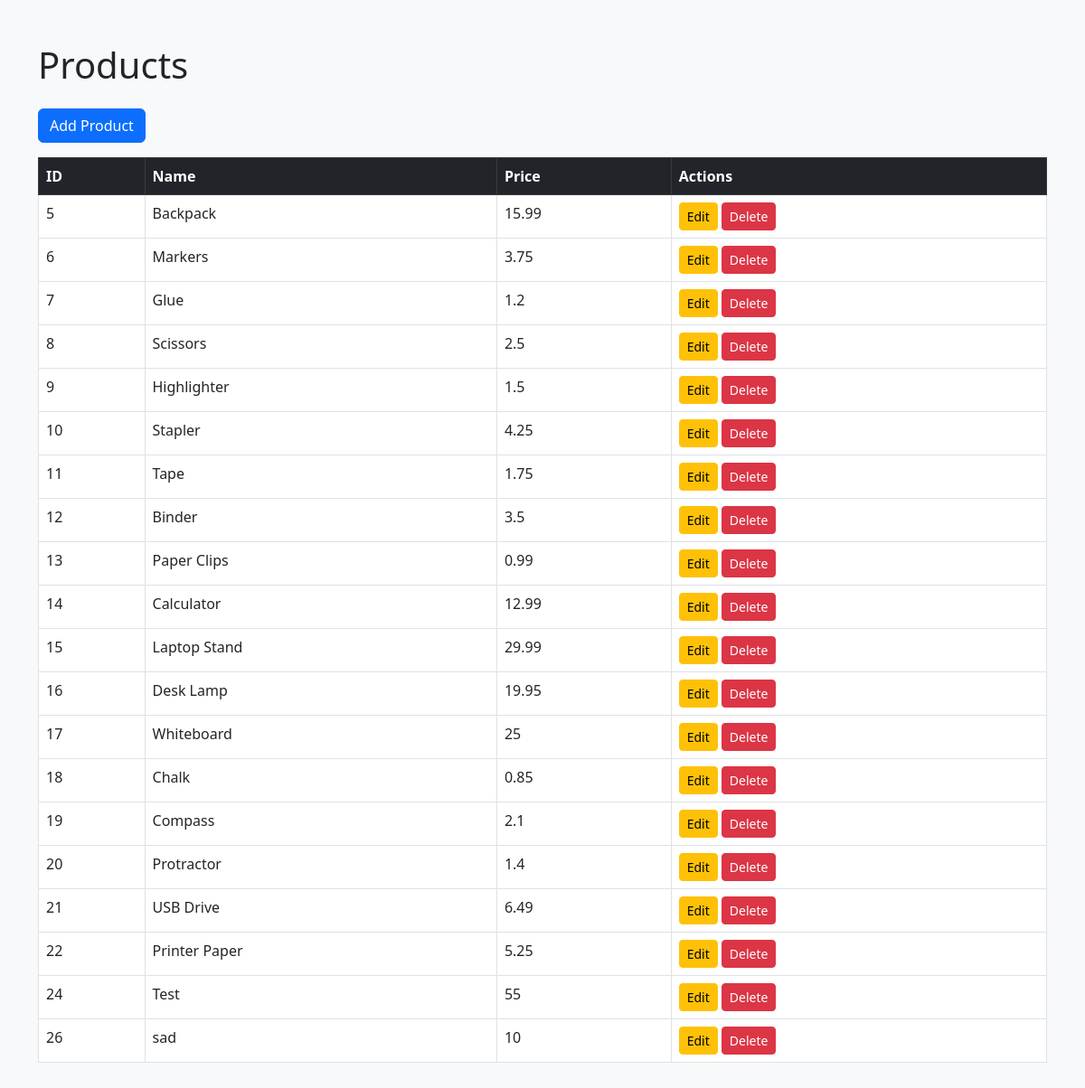
The page / on the database its author committed.
### tables this page shows
CREATE TABLE products (
    id INTEGER PRIMARY KEY AUTOINCREMENT,
    name TEXT NOT NULL,
    price REAL NOT NULL
);

### index.php (the view, shortened to what this page needs)
<?php
include 'db.php';
?>
<!DOCTYPE html>
<html>
<head>
    <link href="https://cdn.jsdelivr.net/npm/bootstrap@5.3.0/dist/css/bootstrap.min.css" rel="stylesheet">
</head>
<body class="bg-light">
<div class="container py-5">
    <h1 class="mb-4">Products</h1>
    <a href="create.php" class="btn btn-primary mb-3">Add Product</a>
    <table class="table table-bordered table-hover bg-white">
        <thead class="table-dark">
        <tr><th>ID</th><th>Name</th><th>Price</th><th>Actions</th></tr>
        </thead>
        <tbody>
        <?php
        $stmt = $pdo->query("SELECT * FROM products");
        while ($row = $stmt->fetch(PDO::FETCH_ASSOC)) {
            echo "<tr>
                    <td>{$row['id']}</td>
                    <td>{$row['name']}</td>
                    <td>{$row['price']}</td>
                    <td>
                        <a href='edit.php?id={$row['id']}' class='btn btn-sm btn-warning'>Edit</a>
                        <a href='delete.php?id={$row['id']}' class='btn btn-sm btn-danger' onclick='return confirm(\"Are you sure?\")'>Delete</a>
                    </td>
                  </tr>";
        }
        ?>
        </tbody>
    </table>
</div>
</body>
</html>

### rows shown on the page
products: id "5", name "Backpack", price "15.99"
products: id "6", name "Markers", price "3.75"
products: id "7", name "Glue", price "1.2"
products: id "8", name "Scissors", price "2.5"
products: id "9", name "Highlighter", price "1.5"
products: id "10", name "Stapler", price "4.25"
products: id "11", name "Tape", price "1.75"
products: id "12", name "Binder", price "3.5"
products: id "13", name "Paper Clips", price "0.99"
products: id "14", name "Calculator", price "12.99"
products: id "15", name "Laptop Stand", price "29.99"
products: id "16", name "Desk Lamp", price "19.95"
products: id "17", name "Whiteboard", price "25"
products: id "18", name "Chalk", price "0.85"
products: id "19", name "Compass", price "2.1"
products: id "20", name "Protractor", price "1.4"
products: id "21", name "USB Drive", price "6.49"
products: id "22", name "Printer Paper", price "5.25"
products: id "24", name "Test", price "55"
products: id "26", name "sad", price "10"
